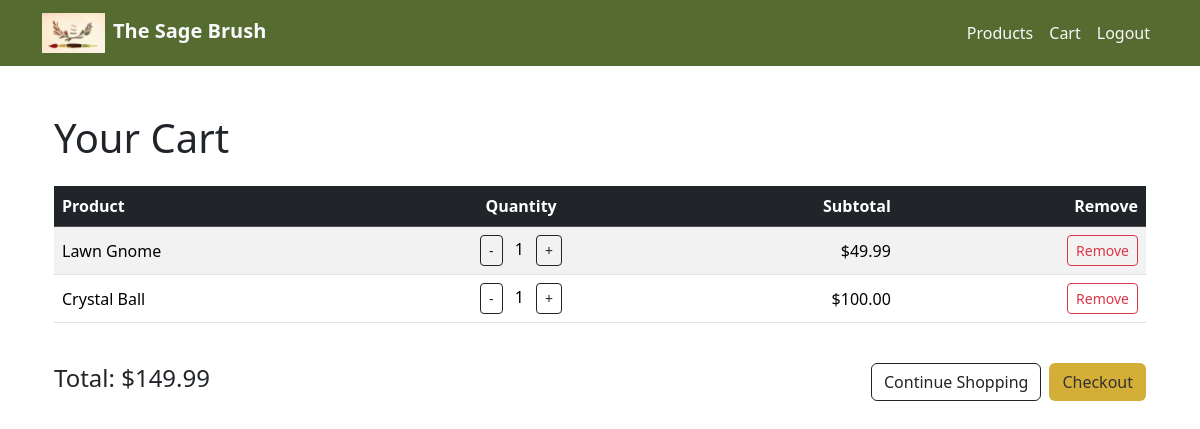
Page /store/cart/ (signed in) on the earlier database version.
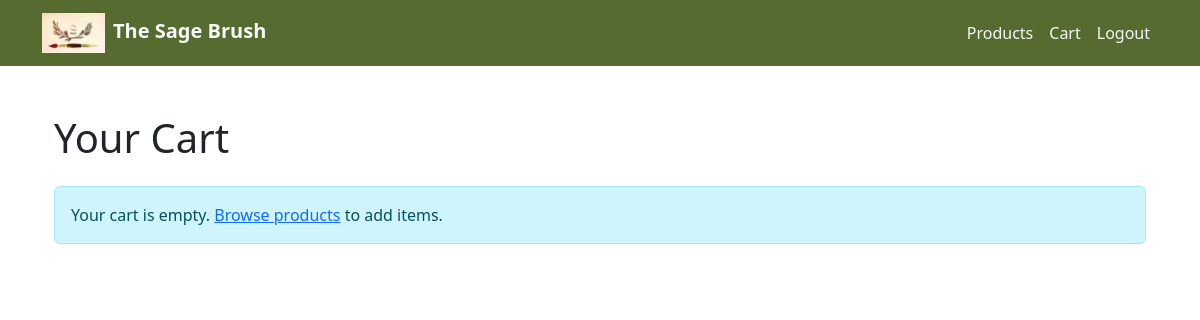
Same page on the later database version.
### store/models.py (models this page shows, shortened)
class OrderItem(models.Model):
    order = models.ForeignKey(Order, related_name='items', on_delete=models.CASCADE)
    product = models.ForeignKey(Product, on_delete=models.SET_NULL, null=True)
    quantity = models.PositiveIntegerField(default=0)
    def subtotal(self):
        return self.product.price * self.quantity

class Product(models.Model):
    name = models.CharField(max_length=100)
    description = models.TextField(blank=True)
    price = models.DecimalField(max_digits=8, decimal_places=2)
    stock = models.PositiveIntegerField()
    category = models.ForeignKey(Category, on_delete=models.SET_NULL, null=True, blank=True)
    image = models.ImageField(upload_to='products/', blank=True, null=True)

class Order(models.Model):
    user = models.ForeignKey(User, on_delete=models.SET_NULL, null=True, blank=True)
    created_at = models.DateTimeField(auto_now_add=True)
    complete = models.BooleanField(default=False)
    @property
    def total_price(self):
        return sum(item.subtotal() for item in self.items.all())

### store/views.py (the view)
# urls.py: path('cart/', views.cart_view, name='cart'),
@login_required
def cart_view(request):
    order, created = Order.objects.get_or_create(user=request.user, complete=False)
    return render(request, 'store/cart.html', {'order': order})

### store/templates/store/cart.html (shortened to what this page needs)
{% extends 'layout.html' %}
{% block content %}
<div class="container my-5">
    <h1 class="mb-4">Your Cart</h1>
    {% if order.items.all %}
    <div class="table-responsive">
        <table class="table table-striped align-middle">
            <thead class="table-dark">
                <tr>
                    <th>Product</th>
                    <th class="text-center">Quantity</th>
                    <th class="text-end">Subtotal</th>
                    <th class="text-end">Remove</th>
                </tr>
            </thead>
            <tbody>
                {% for item in order.items.all %}
                <tr>
                    <td>{{ item.product.name }}</td>
                    <td class="text-center">
                        <a href="{% url 'decrease_quantity' item.id %}" class="btn btn-sm btn-outline-dark">-</a>
                        <span class="mx-2">{{ item.quantity }}</span>
                        <a href="{% url 'increase_quantity' item.id %}" class="btn btn-sm btn-outline-dark">+</a>
                    </td>
                    <td class="text-end">${{ item.subtotal }}</td>
                    <td class="text-end">
                        <a href="{% url 'remove_from_cart' item.id %}"class="btn btn-sm btn-outline-danger">Remove</a>
                    </td>
                </tr>
                {% endfor %}
            </tbody>
        </table>
    </div>
    <div class="d-flex justify-content-between align-items-center mt-4">
        <h4>Total: ${{ order.total_price }}</h4>
        <div class="d-flex gap-2">
            <a href="{% url 'product_list' %}" class="btn btn-outline-dark">Continue Shopping</a>
            <a href="{% url 'checkout' %}" class="btn" style="background-color: #D4AF37; color: #333;"
               onmouseover="this.style.backgroundColor='#A52A2A'; this.style.color='#fff';"
               onmouseout="this.style.backgroundColor='#D4AF37'; this.style.color='#333';">
               Checkout
            </a>
        </div>
    </div>
    {% else %}
    <div class="alert alert-info">
        Your cart is empty. <a href="{% url 'product_list' %}">Browse products</a> to add items.
    </div>
    {% endif %}
</div>
{% endblock %}

Differences in the rows shown:
removed OrderItem: product.name "Lawn Gnome", quantity "1", subtotal "49.99"
removed OrderItem: product.name "Crystal Ball", quantity "1", subtotal "100.00"
no longer on this page (row edited): Order: total_price "149.99"
Other differences:
text no longer shown: "Product Quantity Subtotal Remove Total: $ Continue Shopping Checkout"
text now shown: "Your cart is empty. Browse products to add items."
